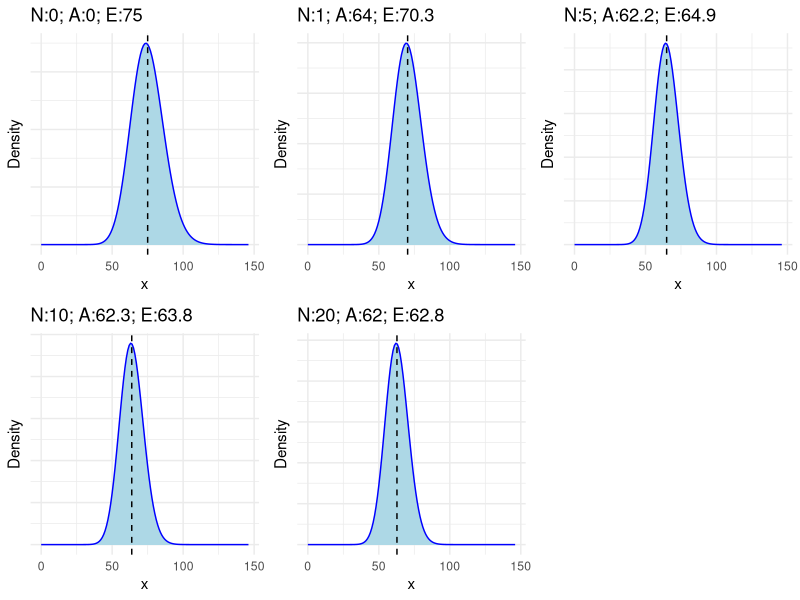

Reproduce this figure in R.
# Frequency Bayesian


library(tidyverse)


number_of_trial = c(0,1, 5, 10, 20)
actual = rpois(n = max(number_of_trial), lambda = 62)
expected = 75




mean = expected
cv = 0.1

results <- purrr::map(number_of_trial, function(n){

  
  a = ifelse(n > 0, sum(actual[1:n]), 0)
  
  # initital prior
  alpha = 1/(cv*cv)
  beta =  alpha / mean
  
  # posterior
  alpha = alpha + a
  beta = beta + n
  
  r = alpha
  p = beta / (1 + beta)
  
  x = seq(0,max(actual) * 2, 1)
  posterior = dnbinom(x = x,
                      size = r,
                      prob = p)
  
  mean = r * (1-p) / p
  
  
  print(glue::glue("n:{n}; Mean: {mean}; CV: {1/(p)}"))
  
  posterior_plot <- ggplot2::ggplot(data = data.frame(x = x, y = posterior)) +
    ggplot2::geom_area(ggplot2::aes(x,y), fill = "light blue") +
    ggplot2::geom_line(ggplot2::aes(x,y), color = "blue") +
    geom_vline(xintercept = mean, linetype = "dashed") +
    ggplot2::theme_minimal() +
    ggplot2::ggtitle(label = glue::glue("N:{n}; A:{round(ifelse(n > 0, a/n, 0), 1)}; E:{round(mean, 1)}")) +
    scale_y_continuous(labels = NULL,
                       name = "Density")
  
})
  



cowplot::plot_grid(plotlist = results)
